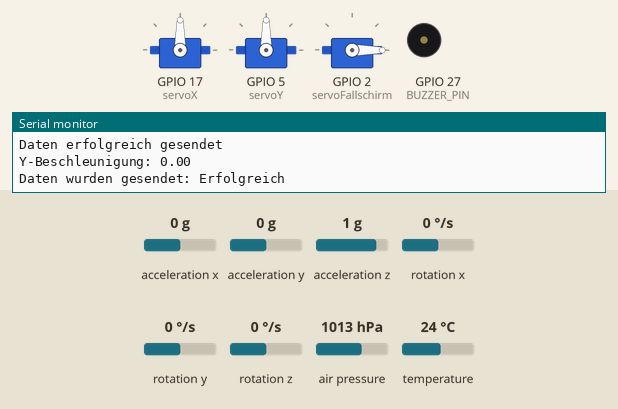
This sketch was run on a simulated ESP32. Shown: 3 × servo, buzzer (waves = sounding), the last lines printed to the serial monitor. Inputs (shaded band) come from the test bench; at power-on: rotation x 0 °/s, rotation y 0 °/s, acceleration y 0 g, acceleration x 0 g, acceleration z 1 g, rotation z 0 °/s, air pressure 1013 hPa, temperature 24 °C. Storage starts empty.

Above: at 1.8 s.
1.9 s: rotation x set to -192 °/s
At 4.7 s:
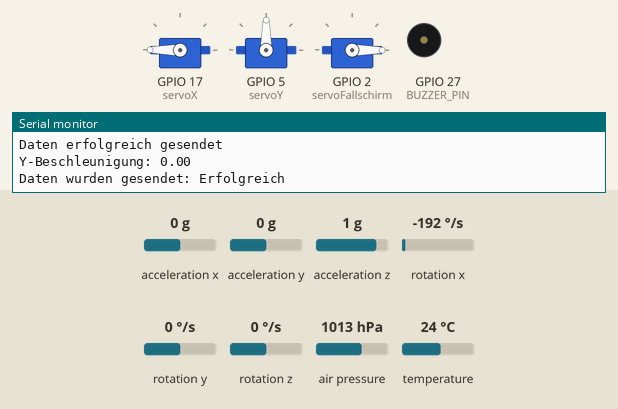
4.9 s: rotation y set to -100 °/s
At 5.09 s:
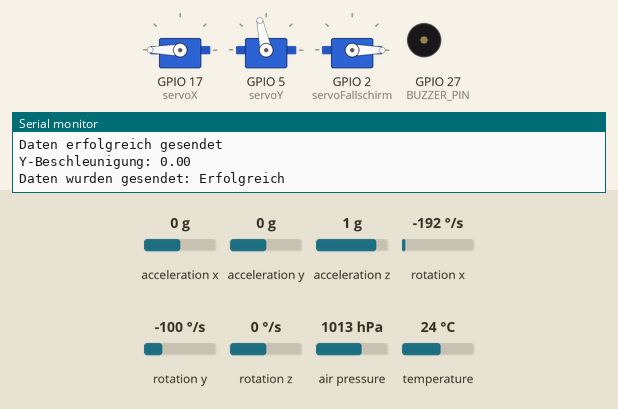
7.9 s: acceleration y set to -0.4 g
10.9 s: acceleration y set to -0.7 g
At 12.1 s:
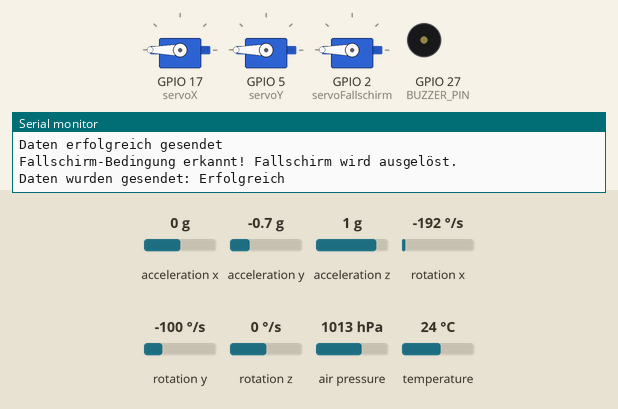
12.4 s: rotation y set to 192 °/s
At 13.8 s:
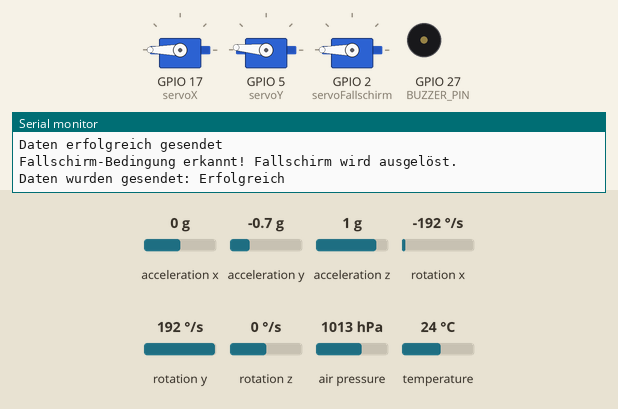
15.4 s: acceleration y set to 0.8 g
At 21.37 s:
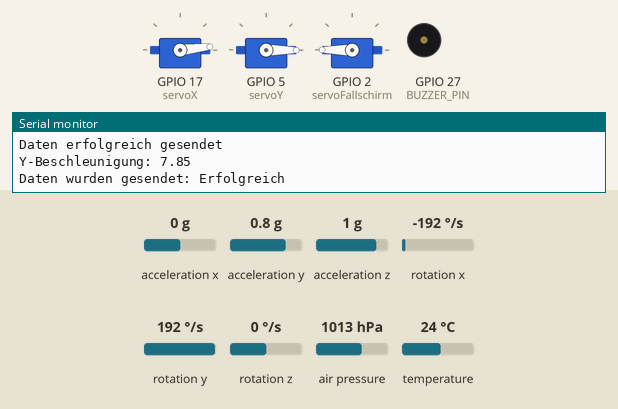
Timing chart, 0 to 21.5 s (numbered marks = the images above; inputs shaded):
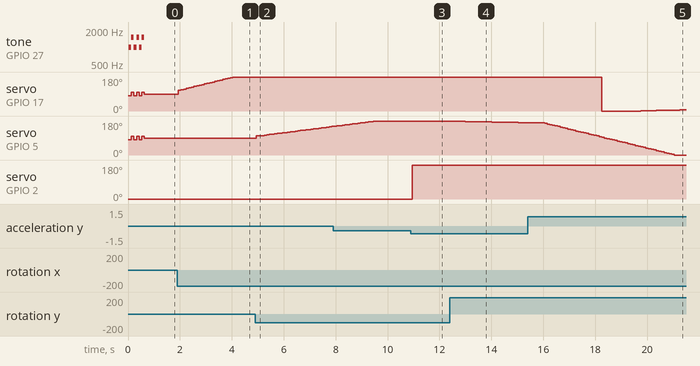

The sketch:

halfwayPID.ino
```cpp
//--- Bibliotheken für Sensoren, Kommunikation und Servo-Steuerung ---
#include <Wire.h>
#include <Adafruit_MPU6050.h>
#include <Adafruit_BMP085.h>
#include <esp_now.h>
#include <WiFi.h>
#include <ESP32Servo.h>
#include <SD.h>
#include <SPI.h>

// --- Pins für SD-Kartenleser ---
#define CS_PIN 15
#define MOSI_PIN 23
#define CLK_PIN 18
#define MISO_PIN 19

// ---Pin für den Buzzer---
#define BUZZER_PIN 27

//--- Sensor Objekte erstellen ---
Adafruit_MPU6050 mpu;
Adafruit_BMP085 bmp;

//--- Servo Objekt für Fallschirm ---
Servo servoFallschirm;

//--- Struktur für die zu sendenden Daten ---
typedef struct {
  float accelX, accelY, accelZ;
  float gyroX, gyroY, gyroZ;
  float temperature;
  float pressure;
  float altitude;
  float pidOutputX;
  float pidOutputY;
  float servoXPos;
  float servoYPos;
} SensorData;

SensorData sensorData;           // Variable für die Sensordaten

//--- MAC-Adresse des Empfängers ---
uint8_t broadcastAddress[] = {0xD0, 0xEF, 0x76, 0xEF, 0xCC, 0x64};

//--- Servo Objekte für TVC-Mount ---
Servo servoX;
Servo servoY;

//--- PID-Parameter (können nach Bedarf angepasst werden) ---
float Kp = 5.0;
float Ki = 1.0;
float Kd = 0.5;

//--- Variablen für PID-Steuerung der X- und Y-Achsen ---
float previousErrorX = 0, previousErrorY = 0;
float integralX = 0, integralY = 0;

//--- Sollwerte für die Raketenstabilisierung ---
float targetAngleX = 0.0;
float targetAngleY = 0.0;

//--- SD-Karten Initialisierung ---
bool initSD() {
  if (!SD.begin(CS_PIN)) {
    Serial.println("SD-Karteninitialisierung fehlgeschlagen!");
    return false;
  }
  File dataFile = SD.open("/SensorUndMessdaten.txt", FILE_WRITE);
  if (dataFile) {
    dataFile.println("Eintrag,AccelX,AccelY,AccelZ,GyroX,GyroY,GyroZ,Temperature,Pressure,Altitude,PID_X,PID_Y,ServoX,ServoY");
    dataFile.close();
  } else {
    Serial.println("Fehler beim Erstellen der Datei auf der SD-Karte");
    return false;
  }
  return true;
}

//--- Callback für Sendestatus ---
void OnDataSent(const uint8_t *mac_addr, esp_now_send_status_t status) {
  Serial.print("Daten wurden gesendet: ");
  Serial.println(status == ESP_NOW_SEND_SUCCESS ? "Erfolgreich" : "Fehlgeschlagen");
}

//--- Anpassung für Temperaturkonvertierung ---
float leseTemperaturAusMPU6050() {
  sensors_event_t a, g, temp;
  mpu.getEvent(&a, &g, &temp);

  // MPU6050 gibt die Rohtemperatur zurück, für unsere Berechnung nur um +/- Abweichung zu sehen
  float rohTemperatur = temp.temperature;

  // Für präzise Werte BMP180 verwenden
  return bmp.readTemperature();
}


//--- Setup-Funktion zur Initialisierung ---
void setup() {
  Serial.begin(115200);
  Wire.begin();

  if (!mpu.begin()) {
    Serial.println("MPU6050 nicht gefunden!");
    while (1);
  }

  if (!bmp.begin()) {
    Serial.println("BMP180 nicht gefunden!");
    while (1);
  }

  WiFi.mode(WIFI_STA);
  WiFi.disconnect();

  if (esp_now_init() != ESP_OK) {
    Serial.println("Fehler bei ESP-NOW Initialisierung");
    return;
  }
  esp_now_register_send_cb(OnDataSent);

  esp_now_peer_info_t peerInfo;
  memcpy(peerInfo.peer_addr, broadcastAddress, 6);
  peerInfo.channel = 0;
  peerInfo.encrypt = false;

  if (esp_now_add_peer(&peerInfo) != ESP_OK) {
    Serial.println("Fehler beim Hinzufügen des Peers");
    return;
  }

  if (!initSD()) {
    Serial.println("SD-Karte konnte nicht initialisiert werden.");
  }

  servoX.attach(17);  //TVC
  servoY.attach(5);   //TVC

//---Fallschirm Scheisse---
  servoFallschirm.attach(2);  // Servo an Pin D2 verbinden
  servoFallschirm.write(0);   // Servo auf Ausgangsposition setzen

  // ---Start-Up-Sequenz---
  startupSequence();
}

//--- Funktion zum Sammeln und Senden der Sensordaten ---
void sendeSensordaten() {
  sensors_event_t a, g, temp;
  mpu.getEvent(&a, &g, &temp);

  sensorData.accelX = a.acceleration.x;
  sensorData.accelY = a.acceleration.y;
  sensorData.accelZ = a.acceleration.z;
  sensorData.gyroX = g.gyro.x;
  sensorData.gyroY = g.gyro.y;
  sensorData.gyroZ = g.gyro.z;

  // Direkte Temperaturmessung vom BMP180 verwenden
  sensorData.temperature = bmp.readTemperature();

  // Verwende BMP180, um den Druck und die Höhe zu erfassen
  sensorData.pressure = bmp.readPressure();
  sensorData.altitude = bmp.readAltitude(101325); // Meereshöhe kalibriert
  // Prüfen, ob Druck normal ist
  if(sensorData.pressure < 10000) {
      Serial.println("Druckwert liegt unter 10000 Pa, bitte Sensor prüfen.");
  }

  esp_err_t result = esp_now_send(broadcastAddress, (uint8_t *)&sensorData, sizeof(sensorData));
  Serial.println(result == ESP_OK ? "Daten erfolgreich gesendet" : "Fehler beim Senden der Daten");
}

// --- Funktion zum Loggen der Daten auf die SD-Karte ---
void loggeDaten() {
  static int eintragNummer = 1;
  File dataFile = SD.open("/SensorUndMessdaten.txt", FILE_APPEND);
  if (dataFile) {
    dataFile.print(eintragNummer++); dataFile.print(",");
    dataFile.print(sensorData.accelX); dataFile.print(",");
    dataFile.print(sensorData.accelY); dataFile.print(",");
    dataFile.print(sensorData.accelZ); dataFile.print(",");
    dataFile.print(sensorData.gyroX); dataFile.print(",");
    dataFile.print(sensorData.gyroY); dataFile.print(",");
    dataFile.print(sensorData.gyroZ); dataFile.print(",");
    dataFile.print(sensorData.temperature); dataFile.print(",");
    dataFile.print(sensorData.pressure); dataFile.print(",");
    dataFile.print(sensorData.altitude); dataFile.print(",");
    dataFile.print(sensorData.pidOutputX); dataFile.print(",");
    dataFile.print(sensorData.pidOutputY); dataFile.print(",");
    dataFile.print(sensorData.servoXPos); dataFile.print(",");
    dataFile.println(sensorData.servoYPos);
    dataFile.close();
  } else {
    Serial.println("Fehler beim Öffnen der Datei auf der SD-Karte!");
  }
}

//--- PID-Steuerungsfunktion für TVC-Mount ---
void PID_Controller() {
  float errorX = targetAngleX - sensorData.gyroX;
  float errorY = targetAngleY - sensorData.gyroY;

  float PoutX = Kp * errorX;
  float PoutY = Kp * errorY;

  integralX += errorX;
  integralY += errorY;
  float IoutX = Ki * integralX;
  float IoutY = Ki * integralY;

  float derivativeX = errorX - previousErrorX;
  float derivativeY = errorY - previousErrorY;
  float DoutX = Kd * derivativeX;
  float DoutY = Kd * derivativeY;

  float outputX = PoutX + IoutX + DoutX;
  float outputY = PoutY + IoutY + DoutY;

  sensorData.pidOutputX = outputX;
  sensorData.pidOutputY = outputY;

  sensorData.servoXPos = 90 + outputX;
  sensorData.servoYPos = 90 + outputY;

  servoX.write(sensorData.servoXPos);
  servoY.write(sensorData.servoYPos);

  previousErrorX = errorX;
  previousErrorY = errorY;
}

// ---Startup-Sequenz-Funktion---
void startupSequence() {
  // Kurze Bewegungen der Servos und Buzzer-Töne
  for (int i = 0; i < 3; i++) {
    servoX.write(80);   // Servo leicht nach links
    servoY.write(80);   // Servo leicht nach unten
    tone(BUZZER_PIN, 1000, 100); // Buzzer-Piepton bei 1 kHz für 100 ms
    delay(100);

    servoX.write(100);  // Servo leicht nach rechts
    servoY.write(100);  // Servo leicht nach oben
    tone(BUZZER_PIN, 1500, 100); // Buzzer-Piepton bei 1.5 kHz für 100 ms
    delay(100);
  }

  // Servos in die Startposition zurücksetzen
  servoX.write(90);
  servoY.write(90);
  noTone(BUZZER_PIN);   // Buzzer-Ton ausschalten
}

// --- Funktion zur Auslösung des Fallschirms ---
void FallschirmDeploy() {
  sensors_event_t a, g, temp;
  mpu.getEvent(&a, &g, &temp);

  // Überprüfen auf negative Beschleunigung
  if (a.acceleration.y < -5.0) {  // Schwellenwert für negative Beschleunigung, anpassbar je nach Bedarf
    Serial.println("Fallschirm-Bedingung erkannt! Fallschirm wird ausgelöst.");
    servoFallschirm.write(180);  // Servo 90 Grad nach rechts drehen
    delay(1000);  // kurze Verzögerung für das Debugging
  } else {
    Serial.print("Y-Beschleunigung: ");
    Serial.println(a.acceleration.y);  // Ausgabe der Y-Beschleunigung für Debugging
  }
}


void loop() {
  static unsigned long lastDataSendTime = 0;
  static unsigned long lastDataLogTime = 0;

  unsigned long currentMillis = millis();

  // Sende Sensordaten alle 100 ms (10 Mal pro Sekunde)
  if (currentMillis - lastDataSendTime >= 100) {
    sendeSensordaten();
    PID_Controller();
    FallschirmDeploy();
    lastDataSendTime = currentMillis;
  }

  // Logge Daten alle 25 ms (40 Mal pro Sekunde)
  if (currentMillis - lastDataLogTime >= 25) {
    loggeDaten();
    lastDataLogTime = currentMillis;
  }
}
```

Measured:
- the behaviour switches between -0.5 and -0.6 g on acceleration y (found by bisection; images 2 and 3)
- after the input at 1.9 s, servo on GPIO 17 (servoX): moves from 90° to 180° over 2.1 s, starting at once
- after the input at 4.9 s, servo on GPIO 5 (servoY): moves from 90° to 151° over 2.9 s, starting at once
- after the input at 10.9 s, servo on GPIO 2 (servoFallschirm): 0° → 180° after 0.05 s
- after the input at 12.4 s, servo on GPIO 5 (servoY): 180° → 175° after 0.59 s, → 174° 1.0 s later, → 171° 1.0 s later
- after the input at 15.4 s, servo on GPIO 17 (servoX): 180° → 0° after 2.9 s, → 1° 1.5 s later, → 2° 0.30 s later, → 3° 0.30 s later, … (7 changes in this stretch)
- by itself, servo on GPIO 17 (servoX), servo on GPIO 5 (servoY): repeats every 0.20 s: 80° 0.10 s, 100° 0.10 s, until it stays 90° from 0.6 s
